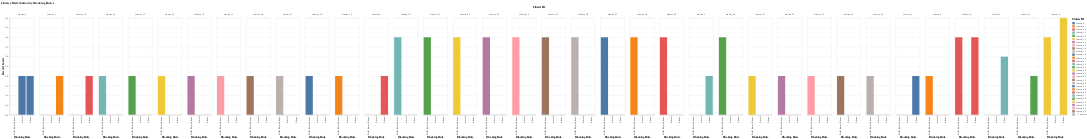

The cell this chart's notebook holds for it:
### Code cell
import altair as alt

# --- Step 1: Aggregate counts per Rule + Cluster ---
rule_cluster_counts = (
    merged.groupby(["Rule", "ClusterID"])
    .size()
    .reset_index(name="Count")
)

# --- Step 2: Create grouped bar chart ---
chart = (
    alt.Chart(rule_cluster_counts)
    .mark_bar()
    .encode(
        x=alt.X("Rule:N", title="Blocking Rule"),
        y=alt.Y("Count:Q", title="Record Count"),
        color=alt.Color("ClusterID:N", title="Cluster ID"),
        column=alt.Column("ClusterID:N", title="Cluster ID"),  # group bars by cluster
        tooltip=["Rule", "ClusterID", "Count"]
    )
    .properties(
        width=100,   # width per cluster group
        height=400,
        title="Cluster Distribution by Blocking Rules"
    )
)

chart.display()

### Figure 1 — Vega-Lite specification as saved in the notebook (floating-point values rounded to 4 significant figures)
{"config": {"view": {"continuousWidth": 300, "continuousHeight": 300}}, "data": {"name": "data-19ef842bffa0034c755a947e67876a7e"}, "mark": {"type": "bar"}, "encoding": {"color": {"field": "ClusterID", "title": "Cluster ID", "type": "nominal"}, "column": {"field": "ClusterID", "title": "Cluster ID", "type": "nominal"}, "tooltip": [{"field": "Rule", "type": "nominal"}, {"field": "ClusterID", "type": "nominal"}, {"field": "Count", "type": "quantitative"}], "x": {"field": "Rule", "title": "Blocking Rule", "type": "nominal"}, "y": {"field": "Count", "title": "Record Count", "type": "quantitative"}}, "height": 400, "title": "Cluster Distribution by Blocking Rules", "width": 100, "$schema": "https://vega.github.io/schema/vega-lite/v5.20.1.json", "datasets": {"data-19ef842bffa0034c755a947e67876a7e": [{"Rule": "DOB,Email,Phone", "ClusterID": "cluster_11", "Count": 2}, {"Rule": "DOB,Email,Phone", "ClusterID": "cluster_12", "Count": 2}, {"Rule": "DOB,Email,Phone", "ClusterID": "cluster_13", "Count": 2}, {"Rule": "DOB,Email,Phone", "ClusterID": "cluster_14", "Count": 2}, {"Rule": "DOB,Email,Phone", "ClusterID": "cluster_15", "Count": 2}, {"Rule": "DOB,Email,Phone", "ClusterID": "cluster_16", "Count": 2}, {"Rule": "DOB,Email,Phone", "ClusterID": "cluster_17", "Count": 2}, {"Rule": "DOB,Email,Phone", "ClusterID": "cluster_18", "Count": 2}, {"Rule": "DOB,Email,Phone", "ClusterID": "cluster_19", "Count": 2}, {"Rule": "DOB,Email,Phone", "ClusterID": "cluster_20", "Count": 4}, {"Rule": "DOB,Email,Phone", "ClusterID": "cluster_21", "Count": 4}, {"Rule": "DOB,Email,Phone", "ClusterID": "cluster_22", "Count": 4}, {"Rule": "DOB,Email,Phone", "ClusterID": "cluster_23", "Count": 4}, {"Rule": "DOB,Email,Phone", "ClusterID": "cluster_24", "Count": 4}, {"Rule": "DOB,Email,Phone", "ClusterID": "cluster_25", "Count": 4}, {"Rule": "DOB,Email,Phone", "ClusterID": "cluster_26", "Count": 4}, {"Rule": "DOB,Email,Phone", "ClusterID": "cluster_27", "Count": 4}, {"Rule": "DOB,Email,Phone", "ClusterID": "cluster_28", "Count": 4}, {"Rule": "DOB,Email,Phone", "ClusterID": "cluster_29", "Count": 4}, {"Rule": "DOB,Email,Phone", "ClusterID": "cluster_30", "Count": 4}, {"Rule": "DOB,Email,Phone", "ClusterID": "cluster_31", "Count": 2}, {"Rule": "DOB,Email,Phone", "ClusterID": "cluster_32", "Count": 2}, {"Rule": "DOB,Email,Phone", "ClusterID": "cluster_33", "Count": 2}, {"Rule": "DOB,Email,Phone", "ClusterID": "cluster_34", "Count": 2}, {"Rule": "DOB,Email,Phone", "ClusterID": "cluster_35", "Count": 2}, {"Rule": "DOB,Email,Phone", "ClusterID": "cluster_5", "Count": 2}, {"Rule": "DOB,Email,Phone", "ClusterID": "cluster_6", "Count": 4}, {"Rule": "DOB,Email,Phone", "ClusterID": "cluster_9", "Count": 4}, {"Rule": "Email", "ClusterID": "cluster_0", "Count": 2}, {"Rule": "Phone", "ClusterID": "cluster_0", "Count": 2}, {"Rule": "Phone", "ClusterID": "cluster_1", "Count": 2}, {"Rule": "Phone", "ClusterID": "cluster_10", "Count": 2}, {"Rule": "Phone", "ClusterID": "cluster_2", "Count": 2}, {"Rule": "Phone", "ClusterID": "cluster_3", "Count": 2}, {"Rule": "Phone", "ClusterID": "cluster_4", "Count": 2}, {"Rule": "Phone", "ClusterID": "cluster_6", "Count": 4}, {"Rule": "Phone", "ClusterID": "cluster_7", "Count": 3}, {"Rule": "Phone", "ClusterID": "cluster_8", "Count": 2}, {"Rule": "Phone", "ClusterID": "cluster_9", "Count": 5}]}}
